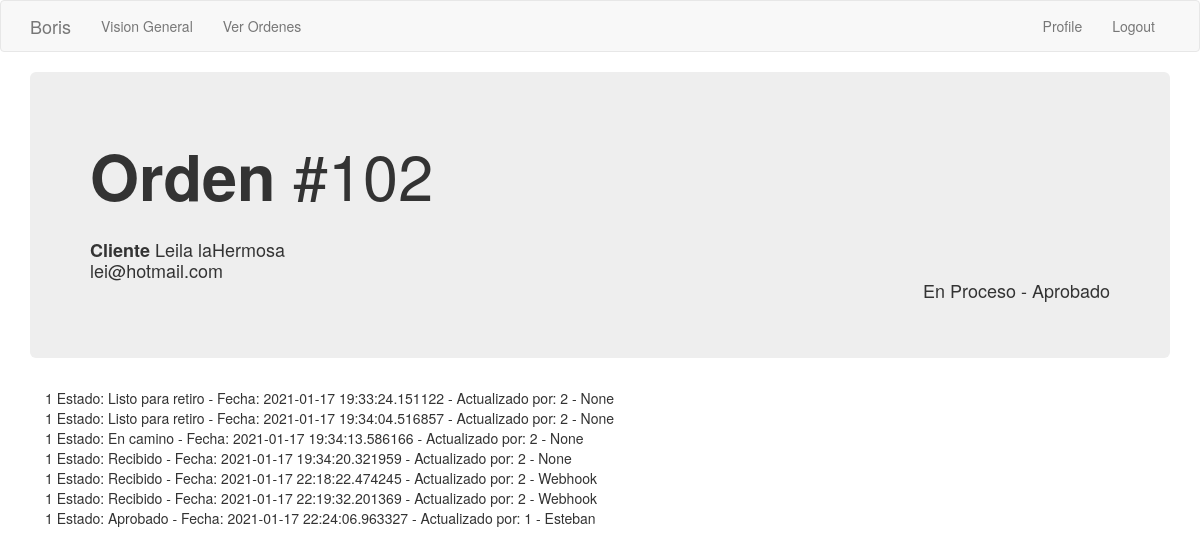
Page /orden/historia/1 (signed in) on the earlier database version.
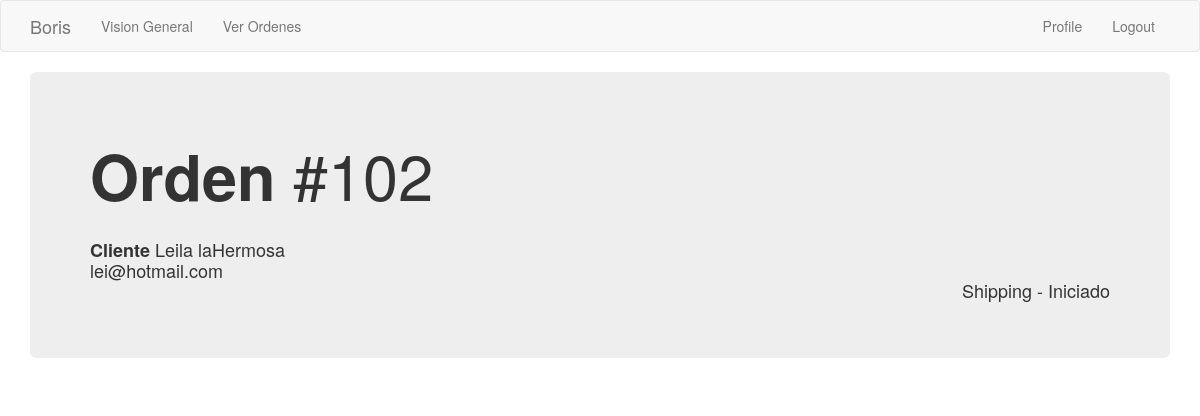
Same page on the later database version.
### app/models.py (models this page shows, shortened)
class Order_header(db.Model):
    id = db.Column(db.Integer, primary_key=True)
    order_number = db.Column(db.Integer, index=True)
    order_id_anterior = db.Column(db.Integer)
    creation_date = db.Column(db.String(35), index=True)
    last_update_date = db.Column(db.String(35))
    payment_method = db.Column(db.String(10))
    payment_card = db.Column(db.String(10))
    courier_order_id = db.Column(db.String(64), index=True)
    status = db.Column(db.String(15))
    sub_status = db.Column(db.String(15))
    customer_address = db.Column(db.String(64))
    customer_number = db.Column(db.String(10))
    customer_floor = db.Column(db.String(10))
    customer_zipcode = db.Column(db.String(8))
    customer_locality = db.Column(db.String(64))
    customer_city = db.Column(db.String(64))
    customer_province = db.Column(db.String(64))
    customer_country = db.Column(db.String(64))
    detalle = db.relationship('Order_detail', backref='productos', lazy='dynamic')
    transaction = db.relationship('Transaction_log', backref='transaccion', lazy='dynamic')
    customer_id = db.Column(db.Integer, db.ForeignKey('customer.id'))
    store = db.Column(db.Integer, db.ForeignKey('company.store_id'))

class Transaction_log(db.Model):
    id = db.Column(db.Integer, primary_key=True)
    sub_status = db.Column(db.String(15))
    fecha = db.Column(db.DateTime, default=datetime.utcnow)
    username = db.Column(db.String(64))
    order_id = db.Column(db.Integer, db.ForeignKey('order_header.id'))
    user_id = db.Column(db.Integer, db.ForeignKey('user.id'))

### app/main/routes.py (the view)
@bp.route('/orden/historia/<orden_id>', methods=['GET', 'POST'])
@login_required
def historia_orden(orden_id):
    orden = Order_header.query.filter_by(id=orden_id).first()
    historia = Transaction_log.query.filter_by(order_id=orden_id).all()
    return render_template('historia_orden.html', orden=orden, historia=historia, customer=orden.buyer)

### app/main/routes.py (called while the page is built)
@bp.before_app_request
def before_request():
    if current_user.is_authenticated:
        current_user.last_seen = datetime.utcnow()
        db.session.commit()

### app/models.py (called while the page is built)
@login.user_loader
def load_user(id):
    return User.query.get(int(id))

### app/templates/historia_orden.html
{% extends "base.html" %}
{% block app_content %}
    <div class='jumbotron'>
        <h1>
            <strong>Orden </strong>#{{orden.order_number}}
        </h1>
        <h4>
            <br> <strong> Cliente </strong>{{customer.name}}
            <br>         {{customer.email}}
            <div class="text-right"> {{orden.status}} - {{orden.sub_status}} </div>
        </h4>
    </div>
    <div class='container'>
        {% for i in historia %}
            {{i.order_id}}
            Estado: {{i.sub_status}} -
            Fecha: {{i.fecha}} -
            Actualizado por: {{i.user_id}} - {{i.username}}
            <br>
        {% endfor %}
    </div>
{% endblock %}

Differences in the rows shown:
no longer on this page (row edited): Transaction_log: order_id "1", sub_status "Listo para retiro", fecha "2021-01-17 19:33:24.151122", user_id "2", username "None"
no longer on this page (row edited): Transaction_log: order_id "1", sub_status "Listo para retiro", fecha "2021-01-17 19:34:04.516857", user_id "2", username "None"
no longer on this page (row edited): Transaction_log: order_id "1", sub_status "En camino", fecha "2021-01-17 19:34:13.586166", user_id "2", username "None"
no longer on this page (row edited): Transaction_log: order_id "1", sub_status "Recibido", fecha "2021-01-17 19:34:20.321959", user_id "2", username "None"
no longer on this page (row edited): Transaction_log: order_id "1", sub_status "Recibido", fecha "2021-01-17 22:18:22.474245", user_id "2", username "Webhook"
no longer on this page (row edited): Transaction_log: order_id "1", sub_status "Recibido", fecha "2021-01-17 22:19:32.201369", user_id "2", username "Webhook"
no longer on this page (row edited): Transaction_log: order_id "1", sub_status "Aprobado", fecha "2021-01-17 22:24:06.963327", user_id "1", username "Esteban"
changed Order_header: status "En Proceso" → "Shipping"; sub_status "Aprobado" → "Iniciado"
